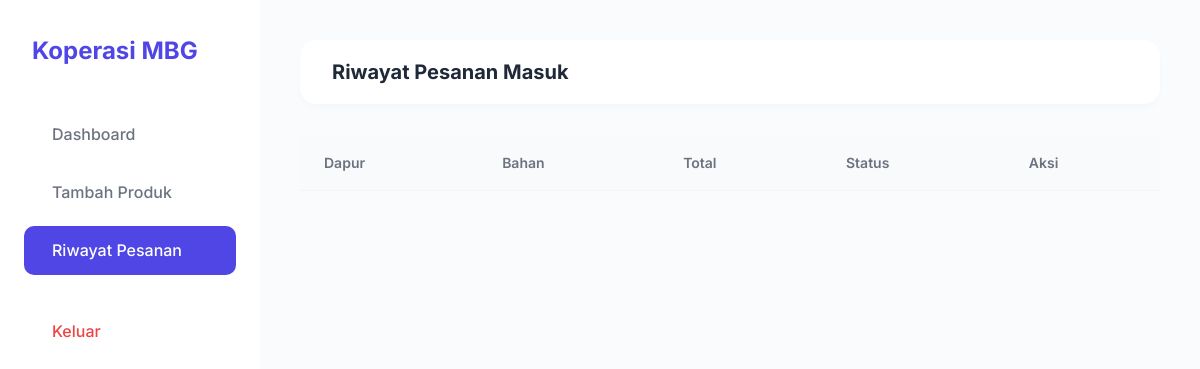
Page /petani/riwayat.php (signed in) on the earlier database version.
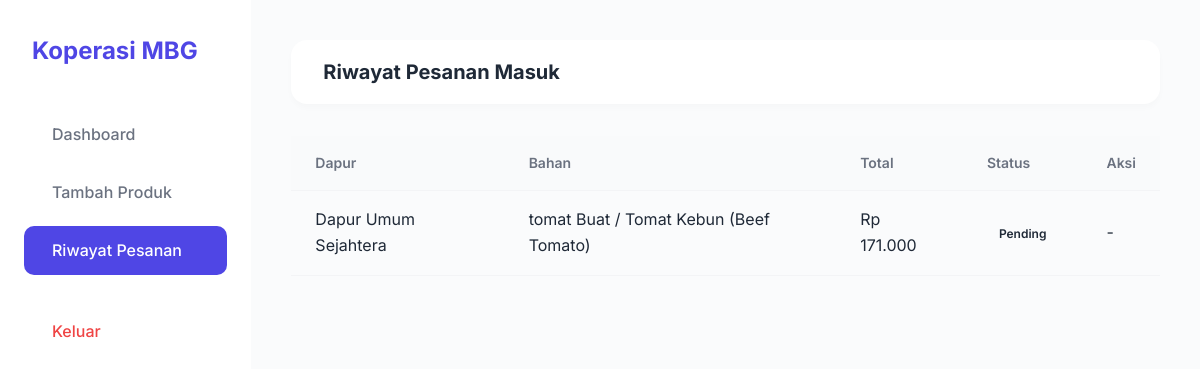
Same page on the later database version.
### tables this page shows
CREATE TABLE `pesanan` (
  `id_pesanan` int(11) NOT NULL,
  `id_produk` int(11) DEFAULT NULL,
  `id_dapur` int(11) DEFAULT NULL,
  `jumlah_beli` int(11) NOT NULL,
  `total_harga` decimal(12,2) NOT NULL,
  `status_logistik` enum('Pending','Verified','Diterima Gudang','Selesai') DEFAULT 'Pending',
  `status_pembayaran` enum('Belum Lunas','Lunas') DEFAULT 'Belum Lunas',
  `catatan_qc` text DEFAULT NULL,
  `created_at` timestamp NOT NULL DEFAULT current_timestamp()
);

CREATE TABLE `users` (
  `id_user` int(11) NOT NULL,
  `username` varchar(50) NOT NULL,
  `password` varchar(255) NOT NULL,
  `role` enum('Petani','Koperasi','Dapur') NOT NULL,
  `nama_lengkap` varchar(100) NOT NULL,
  `created_at` timestamp NOT NULL DEFAULT current_timestamp()
);

CREATE TABLE `katalog_bahan` (
  `id_bahan` int(11) NOT NULL,
  `id_user_petani` int(11) NOT NULL,
  `nama_bahan` varchar(100) NOT NULL,
  `deskripsi` text DEFAULT NULL,
  `harga` decimal(12,2) NOT NULL,
  `stok` int(11) NOT NULL,
  `satuan` varchar(20) NOT NULL,
  `gambar` varchar(255) DEFAULT NULL,
  `created_at` timestamp NOT NULL DEFAULT current_timestamp()
);

### petani/riwayat.php (the view, shortened to what this page needs)
<?php
require_once '../config/koneksi.php';
$id_petani = $_SESSION['user_id'];
$stmt = $db->prepare("SELECT p.*, k.nama_bahan, u.nama_lengkap as nama_dapur
                      FROM pesanan p
                      JOIN katalog_bahan k ON p.id_produk = k.id_bahan
                      JOIN users u ON p.id_dapur = u.id_user
                      WHERE k.id_user_petani = ?
                      ORDER BY p.id_pesanan DESC");
$stmt->execute([$id_petani]);
$riwayat = $stmt->fetchAll();
?>
<!DOCTYPE html>
<html lang="id">
<head>
    <link rel="stylesheet" href="../assets/css/style.css">
</head>
<body>
<div class="dashboard-container">
    <aside class="sidebar">
        <div class="sidebar-logo"><i class="ph ph-plant"></i> Koperasi MBG</div>
        <ul class="sidebar-menu">
            <li><a href="../dashboard_petani.php"><i class="ph ph-squares-four"></i> Dashboard</a></li>
            <li><a href="tambah_bahan.php"><i class="ph ph-plus-circle"></i> Tambah Produk</a></li>
            <li><a href="riwayat.php" class="active"><i class="ph ph-clock-counter-clockwise"></i> Riwayat Pesanan</a></li>
            <li><a href="../auth/logout.php" style="color: #EF4444; margin-top: 2rem;"><i class="ph ph-sign-out"></i> Keluar</a></li>
        </ul>
    </aside>
    <main class="main-content">
        <header class="top-header">
            <h2 style="font-size: 1.25rem;">Riwayat Pesanan Masuk</h2>
        </header>
        <table class="data-table">
            <thead>
                <tr>
                    <th>Dapur</th><th>Bahan</th><th>Total</th><th>Status</th><th>Aksi</th>
                </tr>
            </thead>
            <tbody>
                <?php foreach($riwayat as $r): ?>
                <tr>
                    <td><?= htmlspecialchars($r['nama_dapur']) ?></td>
                    <td><?= htmlspecialchars($r['nama_bahan']) ?></td>
                    <td>Rp <?= number_format($r['total_harga'], 0, ',', '.') ?></td>
                    <td>
                        <span class="badge"><?= $r['status_logistik'] ?></span>
                    </td>
                    <td>
                        <?php if($r['status_logistik'] == 'Verified'): ?>
                            <a href="proses_kirim.php?id=<?= $r['id_pesanan'] ?>" class="btn-primary" style="background:#10B981;">Konfirmasi Kirim</a>
                        <?php else: ?>
                            -
                        <?php endif; ?>
                    </td>
                </tr>
                <?php endforeach; ?>
            </tbody>
        </table>
    </main>
</div>
</body>
</html>

Differences in the rows shown:
added pesanan: users.nama_lengkap "Dapur Umum Sejahtera", katalog_bahan.nama_bahan "tomat Buat / Tomat Kebun (Beef Tomato)", total_harga "171.000", status_logistik "Pending"
